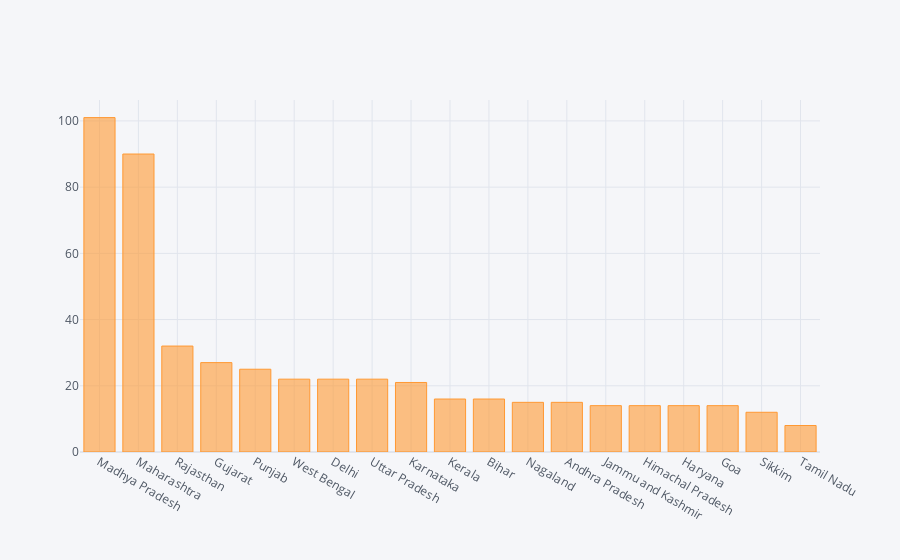

Here is the notebook cell this chart was saved with:
### Code cell
# 시각화 해보기
import chart_studio.plotly as pyo
import cufflinks as cf
cf.go_offline(connected=True)

state_count.iplot(kind='bar')

### Figure 1 — Plotly figure (JSON) as saved in the notebook; plotly's stock layout.template omitted (floating-point values rounded to 4 significant figures)
{"data": [{"marker": {"color": "rgba(255, 153, 51, 0.6)", "line": {"color": "rgba(255, 153, 51, 1.0)", "width": 1}}, "name": "Counts", "orientation": "v", "text": "", "type": "bar", "x": ["Madhya Pradesh", "Maharashtra", "Rajasthan", "Gujarat", "Punjab", "West Bengal", "Delhi", "Uttar Pradesh", "Karnataka", "Kerala ", "Bihar", "Nagaland", "Andhra Pradesh", "Jammu and Kashmir", "Himachal Pradesh", "Haryana", "Goa", "Sikkim", "Tamil Nadu"], "y": [101, 90, 32, 27, 25, 22, 22, 22, 21, 16, 16, 15, 15, 14, 14, 14, 14, 12, 8]}], "layout": {"legend": {"bgcolor": "#F5F6F9", "font": {"color": "#4D5663"}}, "paper_bgcolor": "#F5F6F9", "plot_bgcolor": "#F5F6F9", "title": {"font": {"color": "#4D5663"}}, "xaxis": {"gridcolor": "#E1E5ED", "showgrid": true, "tickfont": {"color": "#4D5663"}, "title": {"font": {"color": "#4D5663"}, "text": ""}, "zerolinecolor": "#E1E5ED"}, "yaxis": {"gridcolor": "#E1E5ED", "showgrid": true, "tickfont": {"color": "#4D5663"}, "title": {"font": {"color": "#4D5663"}, "text": ""}, "zerolinecolor": "#E1E5ED"}}}
